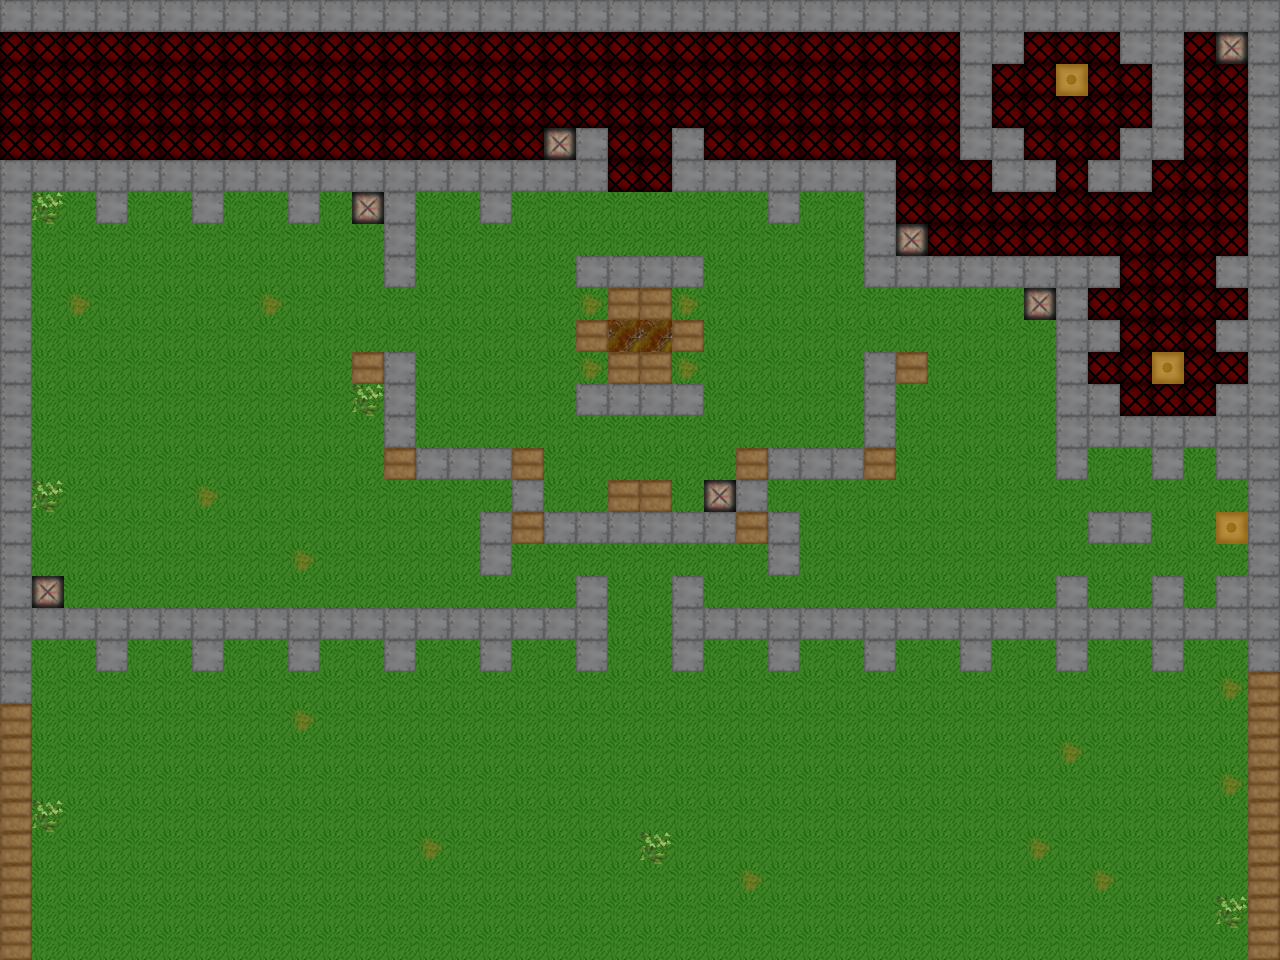

Tiled map render using the project's own tile images. Description and the map definition, with tile-layer contents summarised, below:
An orthogonal 40x30 tile map with 32x32 px tiles, 1 tile layer (Tile Layer 1), 9 tilesets.

<map version="1.0" orientation="orthogonal" width="40" height="30" tilewidth="32" tileheight="32">
 <tileset firstgid="1" name="Spawn Coin" tilewidth="32" tileheight="32">
  <image source="coinspawn.png" trans="ff00ff" width="32" height="32" />
  <tile id="0">
   <properties>
    <property name="ID" value="202" />
   </properties>
  </tile>
 </tileset>
 <tileset firstgid="2" name="Spawn Aggressor" tilewidth="32" tileheight="32">
  <image source="aggressorspawn.png" trans="ff00ff" width="32" height="32" />
  <tile id="0">
   <properties>
    <property name="ID" value="102" />
   </properties>
  </tile>
 </tileset>
 <tileset firstgid="3" name="Spawn Wanderer" tilewidth="32" tileheight="32">
  <image source="spawnwanderer.jpg" trans="ff00ff" width="32" height="32" />
  <tile id="0">
   <properties>
    <property name="ID" value="101" />
   </properties>
  </tile>
 </tileset>
 <tileset firstgid="4" name="Spawn Berry Bush" tilewidth="32" tileheight="32">
  <image source="spawnberrybush.jpg" trans="ff00ff" width="32" height="32" />
  <tile id="0">
   <properties>
    <property name="ID" value="201" />
   </properties>
  </tile>
 </tileset>
 <tileset firstgid="5" name="Long Grass" tilewidth="32" tileheight="32">
  <image source="Long Grass.jpg" trans="ff00ff" width="32" height="32" />
  <tile id="0">
   <properties>
    <property name="ID" value="301" />
   </properties>
  </tile>
 </tileset>
 <tileset firstgid="6" name="Wooden Wall" tilewidth="32" tileheight="32">
  <image source="wooden wall.jpg" trans="ff00ff" width="32" height="32" />
  <tile id="0">
   <properties>
    <property name="ID" value="2" />
   </properties>
  </tile>
 </tileset>
 <tileset firstgid="7" name="Stone Wall" tilewidth="32" tileheight="32">
  <image source="stone_wall.png" trans="ff00ff" width="32" height="32" />
  <tile id="0">
   <properties>
    <property name="ID" value="1" />
   </properties>
  </tile>
 </tileset>
 <tileset firstgid="8" name="Mountains" tilewidth="32" tileheight="32">
  <image source="Granite.jpg" trans="ff00ff" width="32" height="32" />
  <tile id="0">
   <properties>
    <property name="ID" value="1" />
   </properties>
  </tile>
 </tileset>
 <tileset firstgid="9" name="Dungeon Floor" tilewidth="32" tileheight="32">
  <image source="dungeonfloor.png" trans="ff00ff" width="32" height="32" />
  <tile id="0">
   <properties>
    <property name="ID" value="302" />
   </properties>
  </tile>
 </tileset>
 <layer name="Tile Layer 1" width="40" height="30">
  <data>[1200 cells, 1200 non-empty, 9 distinct tile ids]</data>
 </layer>
</map>
